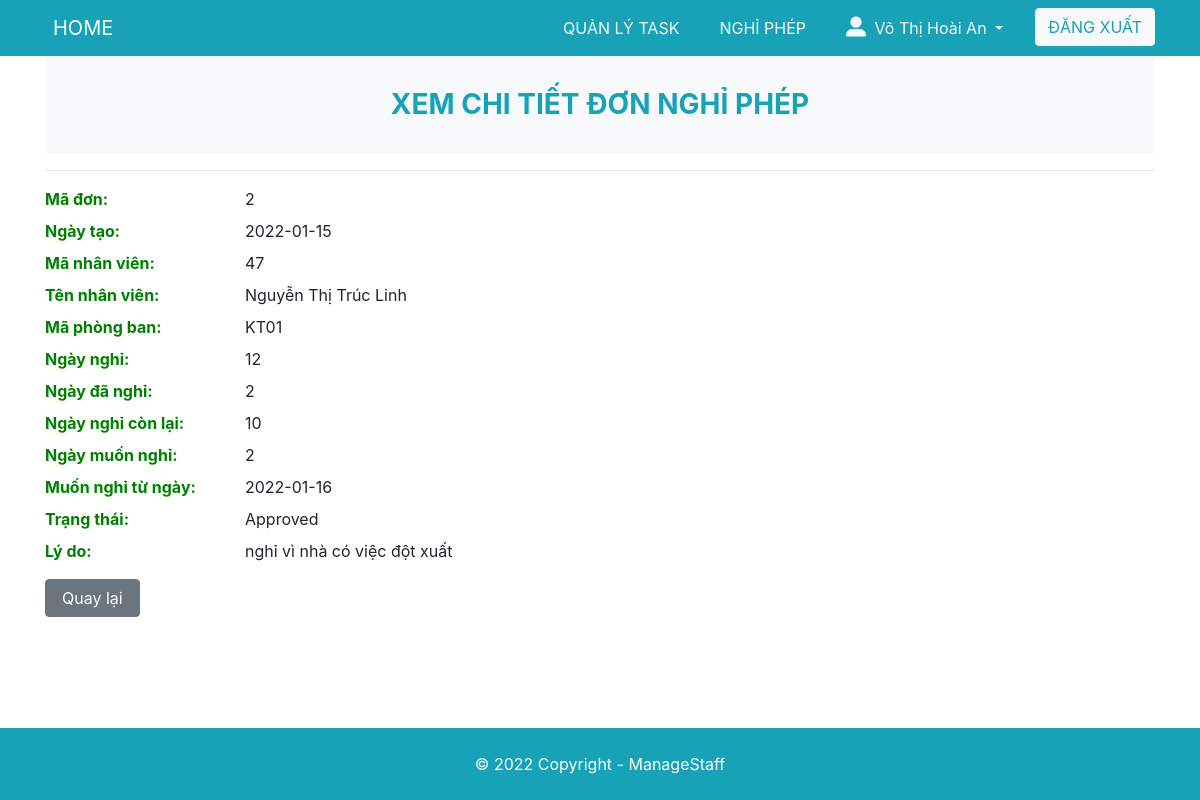
Screenshot of /nghiphep/Manager/details-nghiphep.php?id=2 (signed in) with the database file from the repository.
### tables this page shows
CREATE TABLE `dayOff` (
  `idDayOff` int(255) NOT NULL,
  `dayOff` int(255) DEFAULT NULL,
  `dayOffUsed` int(255) DEFAULT NULL,
  `dayOffWant` int(255) DEFAULT NULL,
  `dayOffLeft` int(255) DEFAULT NULL,
  `Status` varchar(255) DEFAULT NULL,
  `idStatus` int(255) DEFAULT NULL,
  `idPerson` int(255) DEFAULT NULL,
  `namePerson` varchar(255) DEFAULT NULL,
  `rolePerson` int(255) DEFAULT NULL,
  `idPersonPer` int(255) DEFAULT NULL,
  `namePersonPer` varchar(255) DEFAULT NULL,
  `fileDayOff` varchar(255) DEFAULT NULL,
  `reason` text,
  `dayOffFrom` varchar(255) DEFAULT NULL,
  `dayApplyOff` varchar(255) DEFAULT NULL,
  `idDepartment` varchar(255) DEFAULT NULL
);

### www/nghiphep/Manager/details-nghiphep.php (the view, shortened to what this page needs)
<?php
    $id = $_GET['id'];
    $sql_2 = "SELECT * FROM dayOff WHERE idDayOff = ?";
    $conn = connect_db();
    $stm = $conn->prepare($sql_2);
    $stm->bind_param("i", $id);
    if (!$stm->execute()){
        die('can not execute: ' . $stm->error);
    }
    $result = $stm->get_result();
    $data = $result->fetch_assoc();
    $idDayOff = $data['idDayOff'];
    $dayApplyOff = $data['dayApplyOff'];
    $idPerson = $data['idPerson'];
    $namePerson = $data['namePerson'];
    $idDepartment = $data['idDepartment'];
    $dayOff = $data['dayOff'];
    $dayOffUsed = $data['dayOffUsed'];
    $dayOffWant = $data['dayOffWant'];
    $dayOffLeft = $data['dayOffLeft'];
    $dayOffFrom = $data['dayOffFrom'];
    $Status = $data['Status'];
    $reason = $data['reason'];
?>
<!DOCTYPE html>
<html lang="en">
<head>
	<link rel="stylesheet" href="https://maxcdn.bootstrapcdn.com/bootstrap/4.5.2/css/bootstrap.min.css">
	<link rel="stylesheet" href="/style.css">
</head>
<body>
	<?php include '../../partial/header.php'?>
	<div class="container">
        <div class="justify-content-center">
            <header class="text-center bg-light text-info py-3 rounded">
                <h3 class="text-center mt-3 mb-3 display-5 font-weight-bold">XEM CHI TIẾT ĐƠN NGHỈ PHÉP</h3>
            </header>
            <hr />
            <dl class="dl-horizontal">
                <dt class="">Mã đơn</dt>
                <dd class=""><?= $idDayOff ?></dd>
                <dt>Ngày tạo</dt>
                <dd><?= $dayApplyOff ?></dd>
                <dt>Mã nhân viên</dt>
                <dd><?= $idPerson ?></dd>
                <dt>Tên nhân viên</dt>
                <dd><?= $namePerson ?></dd>
                <dt>Mã phòng ban</dt>
                <dd><?= $idDepartment ?></dd>
                <dt>Ngày nghỉ</dt>
                <dd><?= $dayOff ?></dd>
                <dt>Ngày đã nghỉ</dt>
                <dd><?= $dayOffUsed ?></dd>
                <dt>Ngày nghỉ còn lại</dt>
                <dd><?= $dayOffLeft ?></dd>
                <dt>Ngày muốn nghỉ</dt>
                <dd><?= $dayOffWant ?></dd>
                <dt>Muốn nghỉ từ ngày</dt>
                <dd><?= $dayOffFrom ?></dd>
                <dt>Trạng thái</dt>
                <dd><?= $Status?></dd>
                <dt>Lý do</dt>
                <dd><?= $reason?></dd>
            </dl>
        </div>
       <div>
                <a href="./list-nghiphep.php" class="btn btn-secondary px-3" >Quay lại</a>
       </div>
	</div>
	<?php include '../../partial/footer.php'?>
</body>
</html>

### www/style.css (style rules this page uses)
body { min-height: 100vh; margin: 0; padding: 0; display: flex; flex-direction: column; }
dt { float: left; clear: left; width: 200px; font-weight: bold; color: green; }
dt::after { content: ":"; }
dd { margin: 1 1 1 80px; padding: 1 1 0.5em 0; }

### rows the page displays
dayoff: idDayOff "2", dayApplyOff "2022-01-15", idPerson "47", namePerson "Nguyễn Thị Trúc Linh", idDepartment "KT01", dayOff "12", dayOffUsed "2", dayOffLeft "10", dayOffWant "2", dayOffFrom "2022-01-16", Status "Approved", reason "nghỉ vì nhà có việc đột xuất"

### other values shown
$_SESSION['name'] "Võ Thị Hoài An"
